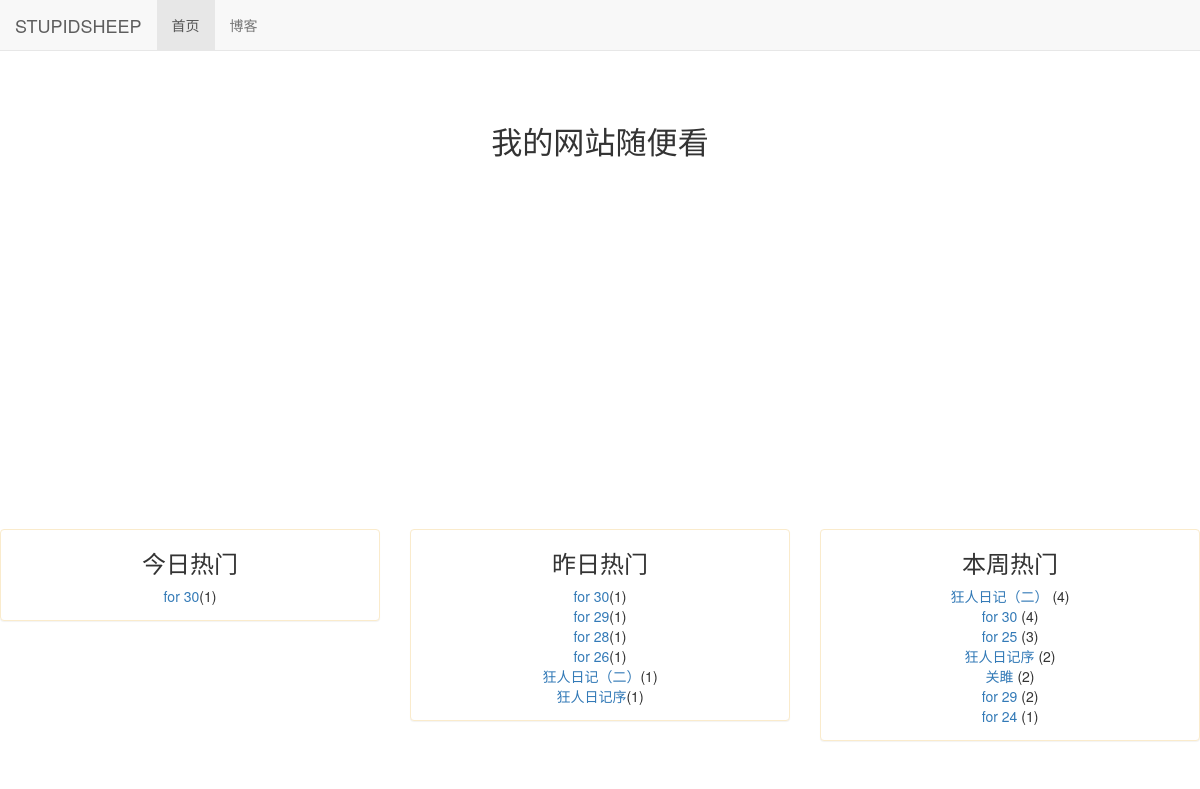
The page / on the database its author committed.
### read_count/models.py (models this page shows)
class ReadDetail(models.Model):
	date = models.DateField(default=timezone.now)
	read_num = models.IntegerField(default=0)
	content_type = models.ForeignKey(ContentType, on_delete=models.DO_NOTHING)
	object_id = models.PositiveIntegerField() # 正整数字段
	content_object = GenericForeignKey('content_type', 'object_id')

### blog/models.py (models this page shows, shortened)
class Blog(models.Model, ReadNumExpandMethod):
	title = models.CharField(max_length=30)
	content = RichTextUploadingField()
	blog_type = models.ForeignKey(BlogType, on_delete=models.DO_NOTHING)
	author = models.ForeignKey(User, on_delete=models.DO_NOTHING)
	read_details = GenericRelation(ReadDetail)
	created_time = models.DateTimeField(auto_now_add=True)
	last_updated_time = models.DateTimeField(auto_now=True)
	class Meta:  # 分页排序，一般最新的放在最前面，所以created_time前面有-号
		ordering = ['-created_time']

### mysite/views.py (the view)
# urls.py: 2. Add a URL to urlpatterns:  path('', views.home, name='home')
def home(request):
	blog_content_type = ContentType.objects.get_for_model(Blog)
	dates, read_nums = get_seven_days_read_data(blog_content_type)
	today_hot_data = get_today_hot_data(blog_content_type)
	yesterday_hot_data = get_yesterday_hot_data(blog_content_type)
	week_hot_blogs_cache = cache.get('week_hot_blogs_cache')
	if week_hot_blogs_cache is None:
		week_hot_blogs_cache = get_week_hot_blogs()
		cache.set('week_hot_blogs_cache', week_hot_blogs_cache, 60*60)
	content = {}
	content['dates'] = dates
	content['read_nums'] = read_nums
	content['today_hot_data'] = today_hot_data
	content['yesterday_hot_data'] = yesterday_hot_data
	content['week_hot_blogs'] = week_hot_blogs_cache
	return render(request, 'home.html', content)

### mysite/views.py (called while the page is built)
def get_week_hot_blogs():
	today = timezone.now().date()
	date = today - datetime.timedelta(days=7)
	blogs = Blog.objects.filter(read_details__date__lte=today, read_details__date__gt=date)\
						.values('id', 'title')\
						.annotate(read_num_sum=Sum('read_details__read_num'))\
						.order_by('-read_num_sum')
	return blogs[:7]

### read_count/utils.py (called while the page is built)
def get_seven_days_read_data(content_type):
	today = timezone.now().date()
	dates = []
	read_nums = []
	for i in range(6, -1, -1):
		date = today - datetime.timedelta(days=i)
		dates.append(date.strftime('%m/%d'))
		readdetail = ReadDetail.objects.filter(content_type=content_type, date=date)
		result = readdetail.aggregate(read_num_sum=Sum('read_num'))
		read_nums.append(result['read_num_sum'] or 0)
	return dates, read_nums

def get_today_hot_data(content_type):
	today = timezone.now().date()
	read_details = ReadDetail.objects.filter(content_type=content_type,
											 date=today).order_by('-read_num')# 根据阅读量倒序
	return read_details[:7]

def get_yesterday_hot_data(content_type):
	today = timezone.now().date()
	yesterday = today - datetime.timedelta(days=1)
	read_details = ReadDetail.objects.filter(content_type=content_type,
											 date=yesterday).order_by('-read_num')# 根据阅读量倒序
	return read_details[:7]

### templates/home.html (shortened to what this page needs)
{% extends 'base.html' %}
{% load staticfiles %}
{% block header_extends %}
	<link rel="stylesheet" type="text/css" href="{% static 'mycss/home.css' %}">
{% endblock %}
{% block nav_home_active %}active{% endblock %}
{% block content %}
	<h3 class="home-content">我的网站随便看</h3>
    <div id="container" ></div>
    <div class="row">
      <div class="col-xs-6 col-md-4">
        <div class="panel panel-warning">
            <h3>今日热门</h3>
            <ul>
                {% for hot_data in today_hot_data %}
                    <li><a href="{% url 'blog_detail' hot_data.content_object.pk %}">
                    {{ hot_data.content_object.title }}</a>({{ hot_data.read_num }})</li>
                {% empty %}
                    <li>今天暂无热门博客</li>
                {% endfor %}
            </ul>
        </div>
      </div>
      <div class="col-xs-6 col-md-4">
        <div class="panel panel-warning">
            <h3>昨日热门</h3>
            <ul>
                {% for hot_data in yesterday_hot_data %}
                    <li><a href="{% url 'blog_detail' hot_data.content_object.pk %}">
                    {{ hot_data.content_object.title }}</a>({{ hot_data.read_num }})</li>
                {% empty %}
                    <li>昨天暂无热门博客</li>
                {% endfor %}
            </ul>
        </div>
      </div>
      <div class="col-xs-6 col-md-4">
        <div class="panel panel-warning">
            <h3>本周热门</h3>
            <ul>
                {% for hot_blog in week_hot_blogs %}
                    <li><a href="{% url 'blog_detail' hot_blog.id %}">{{ hot_blog.title }}
                    </a>({{ hot_blog.read_num_sum }})</li>
                {% empty %}
                    <li>本周暂无热门博客</li>
                {% endfor %}
            </ul>
        </div>
      </div>
    </div>
{% endblock %}

### templates/base.html (shortened to what this page needs)
{% load staticfiles %}
<!DOCTYPE html>
<html lang="zh-CN">
<head>
	<link rel="stylesheet" type="text/css" href=
		"{% static 'mycss/base.css' %}">
	<link rel="stylesheet" type="text/css" href=
		"{% static 'bootstrap3.3.7/css/bootstrap.min.css' %}">
	{% block header_extends %}{% endblock %}
</head>
<body>
	<div class="navbar navbar-default navbar-fixed-top" role="navigation">
		<div class="container-fluid">
			<div class="navbar-header">
				<a class='navbar-brand' href="{% url 'home' %}">
					STUPIDSHEEP
				</a>
			</div>
			<div id="navbar-collapse" class="collapse navbar-collapse">
				<ul class="nav navbar-nav">
					<li class="{% block nav_home_active %}{% endblock %}">
						<a href="{% url 'home' %}">首页</a>
					</li>
					<li class="{% block nav_blog_active %}{% endblock %}">
						<a href="{% url 'blog_list' %}">博客</a>
					</li>
				</ul>
			</div>
		</div>
	</div>
	<h3 class='home_content'>{% block content %}{% endblock %}</h3>
</body>
</html>

### static/mycss/base.css (style rules this page uses)
* { margin: 0; padding: 0; }
body { margin-top: 70px!important; }
a:link { text-decoration:none; }

### static/mycss/home.css (style rules this page uses)
h3.home-content { font-size: 222%; text-align: center; margin-top: 4em; margin-bottom: 2em; }
div#container { margin: 0 auto; height: 20em; min-width: 20em; max-width: 30em; }
div.panel { text-align: center; margin-top: 2em; }
ul { list-style-type: none; margin-bottom: 1em; }

### rows shown on the page
ReadDetail: content_object "for 30", read_num "1"
ReadDetail: content_object "for 30", read_num "1"
ReadDetail: content_object "for 29", read_num "1"
ReadDetail: content_object "for 28", read_num "1"
ReadDetail: content_object "for 26", read_num "1"
ReadDetail: content_object "狂人日记（二）", read_num "1"
ReadDetail: content_object "狂人日记序", read_num "1"
Blog: title "狂人日记（二）", read_num_sum "4"

### other values the page prints
{{ hot_blog.title }} "for 30" "for 25" "狂人日记序" "关雎" "for 29" "for 24"
{{ hot_blog.read_num_sum }} "4" "3" "2" "2" "2" "1"
